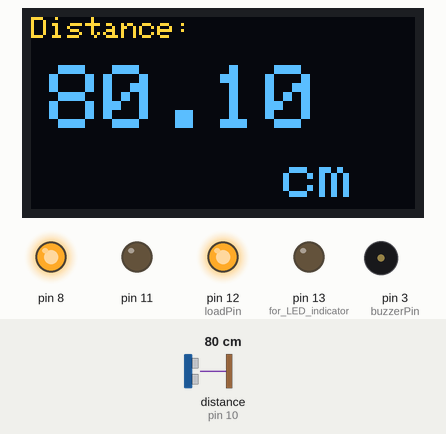
Recording of a sketch running on a simulated Arduino Uno, built with avr-gcc and run on an emulated ATmega328P. On the bench: 128×64 one-colour display, output pins drawn as LEDs (lit = HIGH), buzzer (waves = sounding). Wiring (inferred from the names in the program): ultrasonic range finder: trigger pin 9; echo pin 10. The inputs (shaded band) are chosen by the test bench; at power-on: distance to the obstacle (sensor on pin 10) 80 cm. The echo pulse lasts 58.3 µs per cm; the OLED is the two-colour kind (top 16 rows yellow); pins used as bus, display or sensor lines are not drawn; what the sketch prints to the serial monitor is not drawn.

Above: at 2.2 s.
2.3 s: distance to the obstacle (sensor on pin 10) set to 4 cm
At 3.3 s:
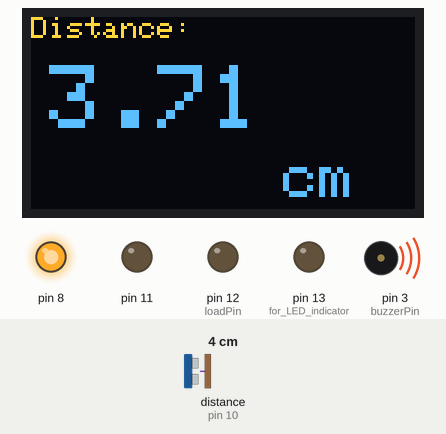
4.0 s: distance to the obstacle (sensor on pin 10) set to 18 cm
At 4.21 s:
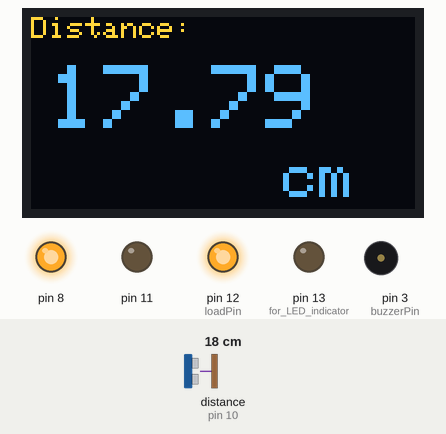
5.6 s: distance to the obstacle (sensor on pin 10) set to 2 cm
At 7.3 s:
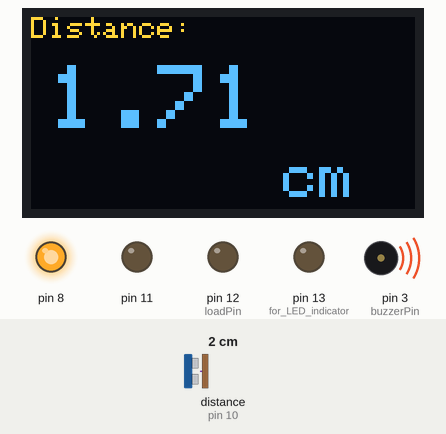
Timing chart, 0 to 8.8 s (numbered marks = the images above; inputs shaded):
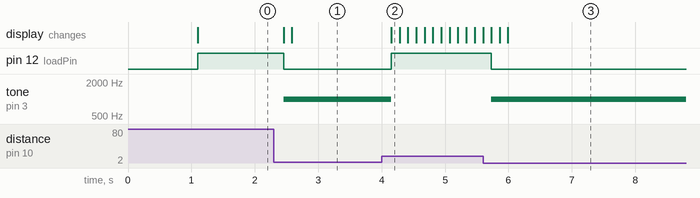

Measured:
- after the input at 2.3 s, pin 12 (loadPin): HIGH → LOW after 0.15 s; tone on pin 3 (buzzerPin): silent → 1000 Hz after 0.15 s; the display: first changes after 0.15 s (image 1 shows a later state)
- after the input at 4.0 s, pin 12 (loadPin): LOW → HIGH after 0.15 s; tone on pin 3 (buzzerPin): 1000 Hz → silent after 0.15 s; the display: changes after 0.15 s (image 2)
- after the input at 5.6 s, pin 12 (loadPin): HIGH → LOW after 0.13 s; tone on pin 3 (buzzerPin): silent → 1000 Hz after 0.13 s; the display: changes after 0.13 s (image 3)

The sketch:

CGS25_sonar_with_display.ino
```cpp
/*
 * Project for LSCC Science Fair 2025
 *
 * https://github.com/kazi-rakib/RoboticsClub/Arduino/CGS25_sonar_with_display
 *
 * by Rakib Hasan
 */

#define MINIMUM_DISTANCE 12.0

// DISPLAY ====================================================================
#include <Wire.h>
#include <Adafruit_GFX.h>
#include <Adafruit_SSD1306.h>

/**
 * Made with Marlin Bitmap Converter
 * https://marlinfw.org/tools/u8glib/converter.html
 *
 * This bitmap from the file 'LSCC_Robotics_Club_logo.bmp'
 */

const unsigned char logo [] PROGMEM = {
  B11111111,B11111111,B11111111,B11111111,B11111111,B11111111,B11111111,B11111111,
  B11111111,B11111111,B11111111,B11111111,B11111111,B11111111,B11111111,B11111111,
  B11111111,B11111111,B11111111,B11111111,B11111111,B11111111,B11111111,B11111111,
  B11111111,B11111111,B11111111,B11111111,B11111111,B11111111,B11111111,B11111111,
  B11111111,B11111111,B11111111,B11111111,B11111111,B11111111,B11111111,B11111111,
  B11111111,B11111111,B11111111,B11111111,B11111111,B11111111,B11111111,B11111111,
  B11111111,B11111111,B11111111,B11111111,B11111111,B11111111,B11111111,B11111111,
  B11111111,B11111111,B11111111,B11111111,B11111111,B11111111,B11111111,B11111111,
  B11111111,B11111111,B11111111,B11111111,B11111111,B11111111,B11111111,B11111111,
  B11111111,B11111111,B11111111,B11000000,B00000001,B11111111,B11111011,B11111111,
  B11111111,B11111111,B11111110,B00000011,B11000000,B01111111,B11100111,B11111111,
  B11111111,B11111111,B11111000,B01111111,B11111110,B00011111,B11001111,B11111111,
  B11111111,B11111111,B11100001,B11111111,B11111111,B11000111,B10011111,B11111111,
  B11111111,B11111111,B11000111,B11111110,B01111111,B11100010,B01111111,B11111111,
  B11111111,B11111111,B10011111,B11110001,B10001101,B11111000,B11111111,B11111111,
  B11111111,B11111111,B00111110,B01110010,B01001010,B11111100,B01111111,B11111111,
  B11111111,B11111110,B01111110,B11111111,B11111010,B10011110,B00111111,B11111111,
  B11111111,B11111100,B11110011,B00111111,B11111101,B10111111,B00111111,B11111111,
  B11111111,B11111001,B11110111,B11111111,B11111111,B01101111,B10011111,B11111111,
  B11111111,B11110011,B11111001,B11111111,B11111111,B11101111,B11001111,B11111111,
  B11111111,B11110011,B11000111,B11111111,B11111111,B11111001,B11101111,B11111111,
  B11111111,B11100111,B11100111,B11111111,B11111111,B11110111,B11100111,B11111111,
  B11111111,B11101111,B11111111,B11111000,B00011111,B11111011,B11110111,B11111111,
  B11111111,B11001111,B01011111,B11110000,B00001111,B11111110,B01110011,B11111111,
  B11111111,B11001111,B00111111,B11100001,B00000111,B11111100,B11110011,B11111111,
  B11111111,B11011111,B11111111,B11110010,B00101111,B11111111,B11111011,B11111111,
  B11111111,B10011111,B11111111,B11111011,B11011111,B11111111,B11111001,B11111111,
  B11111111,B10011111,B11111111,B11111111,B11111111,B11111111,B11111001,B11111111,
  B11111111,B10011111,B11111110,B00110000,B00000100,B01111111,B11111001,B11111111,
  B11111111,B11111111,B11111110,B00001111,B11110000,B01111111,B11111111,B11111111,
  B11111111,B11111111,B11111111,B00100111,B11100110,B01111111,B11111111,B11111111,
  B11111100,B00111011,B11111111,B11100111,B11100111,B11111111,B11011100,B00111111,
  B11111110,B00111011,B11111101,B11100111,B11100111,B10111111,B01011100,B01111111,
  B11111111,B11111111,B11111100,B01101100,B00010110,B00111111,B11111111,B11111111,
  B11111111,B11111111,B11111100,B01110011,B11001110,B00011111,B11111111,B11111111,
  B11111111,B11111111,B11111100,B01111101,B10111111,B00011111,B11111101,B11111111,
  B11111111,B11111111,B11111100,B11100101,B10100111,B00111111,B11111111,B11111111,
  B11111111,B11111111,B11111111,B11100110,B01100111,B11111111,B11111111,B11111111,
  B11111111,B11111111,B11111101,B11100111,B11100111,B11111111,B11111111,B11111111,
  B11111111,B11011111,B11111111,B11111111,B11111111,B11111111,B11111111,B11111111,
  B11111111,B11111111,B11101111,B11000011,B11000011,B11110111,B11111111,B11111111,
  B11111111,B11101111,B11100111,B10000011,B11000001,B11100111,B11111111,B11111111,
  B11111111,B11100111,B11100011,B11000111,B11100011,B11000011,B11111111,B11111111,
  B11111111,B11110111,B11010001,B11111111,B11111111,B10000011,B11111111,B11111111,
  B11111111,B11110011,B11011110,B01111111,B11111110,B01101011,B11111111,B11111111,
  B11111111,B11111001,B11101101,B10111111,B11111101,B11110111,B11111111,B11111111,
  B11111111,B11111100,B11111111,B01100011,B10000111,B11111111,B11111111,B11111111,
  B11111111,B11111110,B11001111,B01111110,B01111111,B10111111,B11111111,B11111111,
  B11111111,B11111110,B00100111,B11111110,B11011011,B10111111,B11111111,B11111111,
  B11111111,B11111111,B00011011,B11101110,B11101100,B11111111,B11111111,B11111111,
  B11111111,B11111110,B01001111,B11111100,B01101111,B11111111,B11111111,B11111111,
  B11111111,B11111100,B11100011,B11111111,B11111111,B11111111,B11111111,B11111111,
  B11111111,B11111011,B11111000,B11111111,B11111111,B11111111,B11111111,B11111111,
  B11111111,B11110111,B11111110,B00111111,B11111111,B11111111,B11111111,B11111111,
  B11111111,B11101111,B11111111,B11111111,B11111111,B11111111,B11111111,B11111111,
  B11111111,B11111111,B11111111,B11111111,B11111111,B11111111,B11111111,B11111111,
  B11111111,B11111111,B11111111,B11111111,B11111111,B11111111,B11111111,B11111111,
  B11111111,B11111111,B11111111,B11111111,B11111111,B11111111,B11111111,B11111111,
  B11111111,B11111111,B11111111,B11111111,B11111111,B11111111,B11111111,B11111111,
  B11111111,B11111111,B11111111,B11111111,B11111111,B11111111,B11111111,B11111111,
  B11111111,B11111111,B11111111,B11111111,B11111111,B11111111,B11111111,B11111111,
  B11111111,B11111111,B11111111,B11111111,B11111111,B11111111,B11111111,B11111111,
  B11111111,B11111111,B11111111,B11111111,B11111111,B11111111,B11111111,B11111111,
  B11111111,B11111111,B11111111,B11111111,B11111111,B11111111,B11111111,B11111111
};

#define SCREEN_WIDTH 128 // OLED display width, in pixels
#define SCREEN_HEIGHT 64 // OLED display height, in pixels

// ------------------- For i2c -------------------
//// Declaration for an SSD1306 display connected to I2C (SDA, SCL pins)
#define OLED_RESET     -1 // Reset pin # (or -1 if sharing Arduino reset pin)
#define SCREEN_ADDRESS 0x3C
Adafruit_SSD1306 display(SCREEN_WIDTH, SCREEN_HEIGHT, &Wire, OLED_RESET);

// SENSOR ====================================================================
const int trigPin = 9;
const int echoPin = 10;
const int buzzerPin = 3;
const int loadPin = 12;

long duration;
float cm, inches;

void setup() {
  // DISPLAY ====================================================================
  Serial.begin(115200);

  Serial.println(F("Starting!"));

  // ------------------- For SPI -------------------
  // SSD1306_SWITCHCAPVCC = generate display voltage from 3.3V internally
//  if(!display.begin(SSD1306_SWITCHCAPVCC)) {
//    Serial.println(F("SSD1306 allocation failed"));
//    for(;;); // Don't proceed, loop forever
//  }

//  ------------------- For i2c -------------------
//  // SSD1306_SWITCHCAPVCC = generate display voltage from 3.3V internally
  if(!display.begin(SSD1306_SWITCHCAPVCC, SCREEN_ADDRESS)) {
    Serial.println(F("SSD1306 allocation failed"));
    for(;;); // Don't proceed, loop forever
  }
  Serial.println(F("Initialized!"));

  // Show initial display buffer contents on the screen --
  display.clearDisplay();
  // display.drawBitmap(0, 0, batman, 32, 13, WHITE);
  display.drawBitmap(32, 0, logo, 64, 64, WHITE);
  display.display();
  delay(1000);

  // SENSOR ====================================================================
  pinMode(11, OUTPUT);
  pinMode(8, OUTPUT);
  pinMode(LED_BUILTIN, OUTPUT); // for LED indicator

  digitalWrite(11, LOW); // optional, for sonar sensor
  digitalWrite(8, HIGH); // optional, for sonar sensor

  pinMode(buzzerPin, OUTPUT);
  pinMode(loadPin, OUTPUT);
  pinMode(trigPin, OUTPUT);
  pinMode(echoPin, INPUT);
  // Serial.begin(9600);
}

void loop() {
  // PING
  digitalWrite(trigPin, LOW);
  delayMicroseconds(2);
  digitalWrite(trigPin, HIGH);
  delayMicroseconds(10);
  digitalWrite(trigPin, LOW);

  duration = pulseIn(echoPin, HIGH);
  // convert the time into a distance
  inches = microsecondsToInches(duration);
  cm = microsecondsToCentimeters(duration);

  // distance = (duration*.0343)/2; // in cm
  // distance = (duration*AIR_SPEED)/2; // in cm
  // delay(100);

  // DISPLAY =====================================================
  display.clearDisplay();

  display.setTextSize(1.5);
  display.setTextColor(WHITE);
  display.setCursor(0, 0);
  display.print("Distance:\n\n ");
  display.setTextSize(3);
  display.print(cm);
  display.setTextSize(2);
  display.setCursor(0, 30);
  display.println("\n       cm");

  // display.println(HEIGHTcm);
  // display.println("    inches: ");
  // display.println(HEIGHTin);

  // display.println("Thank you!");
  display.display();

  // Sound the buzzer
  if(cm < MINIMUM_DISTANCE){
    digitalWrite(loadPin, LOW);
    digitalWrite(2, LOW);
    tone(buzzerPin, 1000, 3000);

  }else {
    noTone(buzzerPin);
    digitalWrite(loadPin, HIGH);
    digitalWrite(2, HIGH);
  }


  /// FOR DEBUGGING
  // /*
  Serial.print(inches);
  Serial.print("in, ");
  Serial.print(cm);
  Serial.print("cm");
  Serial.println();
  // */
  delay(100);
}


float microsecondsToInches(long microseconds) {
  // According to Parallax's datasheet for the PING))), there are 73.746
  // microseconds per inch (i.e. sound travels at 1130 feet per second).
  // This gives the distance travelled by the ping, outbound and return,
  // so we divide by 2 to get the distance of the obstacle.
  // See: https://www.parallax.com/package/ping-ultrasonic-distance-sensor-downloads/
  return (float) microseconds / 74 / 2;
}

float microsecondsToCentimeters(long microseconds) {
  // The speed of sound is 340 m/s or 29 microseconds per centimeter.
  // The ping travels out and back, so to find the distance of the object we
  // take half of the distance travelled.
  return (float) microseconds / 29 / 2;
}
```
